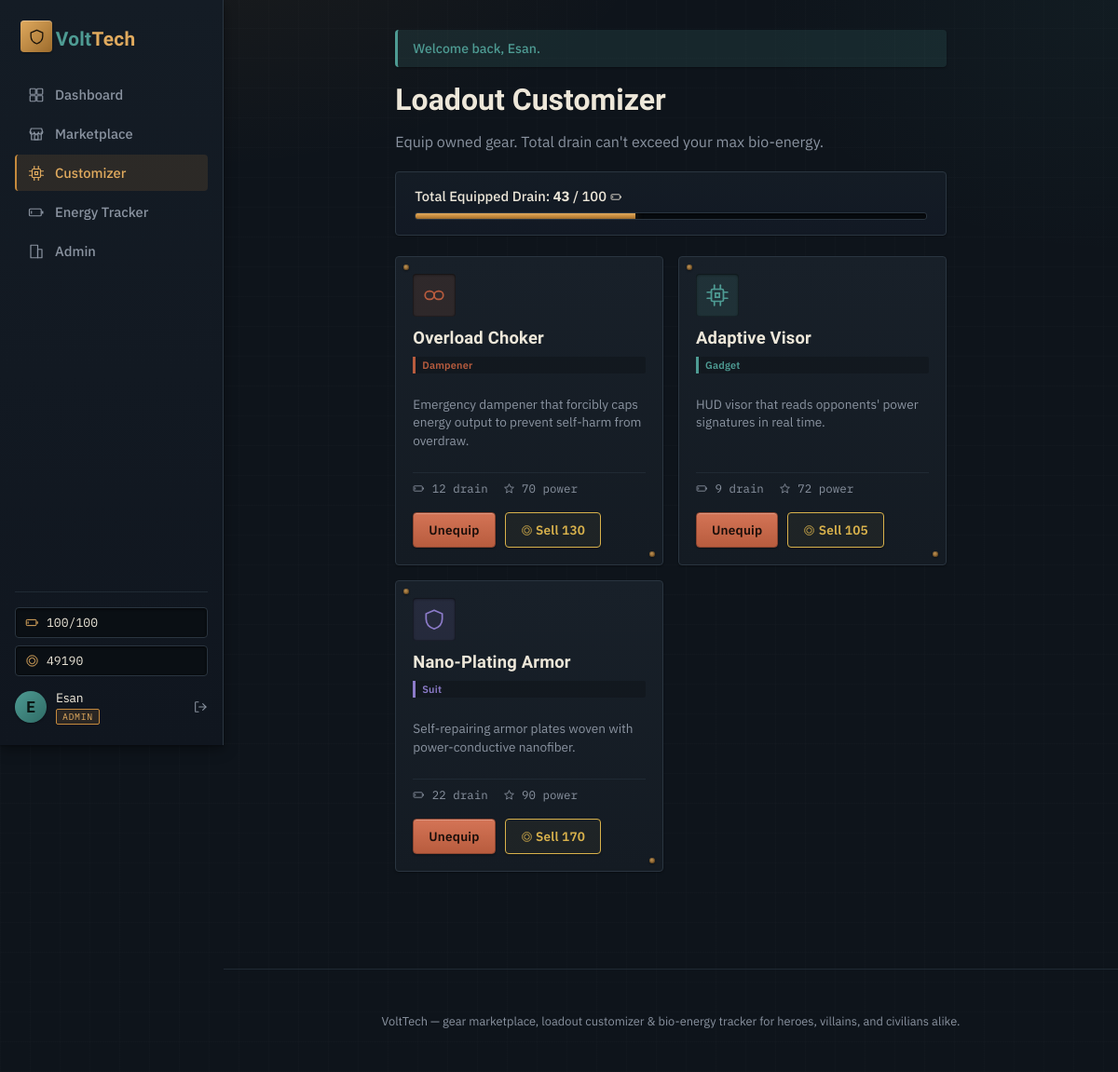
Screenshot of /customizer.php (signed in) with the database file from the repository.
### tables this page shows
CREATE TABLE users (
            id INTEGER PRIMARY KEY AUTOINCREMENT,
            username TEXT UNIQUE NOT NULL,
            password_hash TEXT NOT NULL,
            role TEXT NOT NULL DEFAULT 'hero',
            credits INTEGER NOT NULL DEFAULT 500,
            max_energy INTEGER NOT NULL DEFAULT 100,
            current_energy INTEGER NOT NULL DEFAULT 100,
            created_at TEXT NOT NULL DEFAULT CURRENT_TIMESTAMP
        , api_token TEXT);

CREATE TABLE inventory (
            id INTEGER PRIMARY KEY AUTOINCREMENT,
            user_id INTEGER NOT NULL,
            gear_id INTEGER NOT NULL,
            equipped INTEGER NOT NULL DEFAULT 0,
            acquired_at TEXT NOT NULL DEFAULT CURRENT_TIMESTAMP,
            FOREIGN KEY (user_id) REFERENCES users(id) ON DELETE CASCADE,
            FOREIGN KEY (gear_id) REFERENCES gear(id) ON DELETE CASCADE
        );

CREATE TABLE gear (
            id INTEGER PRIMARY KEY AUTOINCREMENT,
            name TEXT NOT NULL,
            category TEXT NOT NULL,      -- suit | dampener | gadget
            description TEXT NOT NULL,
            price INTEGER NOT NULL,
            energy_cost INTEGER NOT NULL, -- energy drained per equip
            power_rating INTEGER NOT NULL, -- 1-100 flavor stat
            icon TEXT NOT NULL DEFAULT ''
        );

### customizer.php (the view, shortened to what this page needs)
<?php
require_once __DIR__ . '/includes/auth.php';
$db = getDB();
$user = currentUser();
$stmt = $db->prepare("
    SELECT i.id AS inventory_id, i.equipped, g.*
    FROM inventory i
    JOIN gear g ON g.id = i.gear_id
    WHERE i.user_id = ?
    ORDER BY g.category, g.name
");
$stmt->execute([$user['id']]);
$owned = $stmt->fetchAll();
$equippedDrain = array_sum(array_map(fn($g) => $g['equipped'] ? (int)$g['energy_cost'] : 0, $owned));
require __DIR__ . '/includes/header.php';
?>
<div class="page-head">
    <h1>Loadout Customizer</h1>
    <p class="muted">Equip owned gear. Total drain can't exceed your max bio-energy.</p>
</div>
<div class="customizer-summary" id="drainSummary"
     data-max="<?= (int)$user['max_energy'] ?>"
     data-current="<?= (int)$equippedDrain ?>">
    <div>Total Equipped Drain: <strong id="drainValue"><?= (int)$equippedDrain ?></strong> / <?= (int)$user['max_energy'] ?> <?= icon('icon-battery', 'icon icon-xs') ?></div>
    <div class="bar"><div class="bar-fill" id="drainBar" style="width: <?= min(100, round($equippedDrain / max(1,$user['max_energy']) * 100)) ?>%"></div></div>
</div>
<?php if (empty($owned)): ?>
    <p class="muted">You don't own any gear yet. Visit the <a href="marketplace.php">Marketplace</a> to buy some.</p>
<?php else: ?>
<div class="grid" id="loadoutGrid">
    <?php foreach ($owned as $g): ?>
    <div class="card gear-card" data-inventory-id="<?= (int)$g['inventory_id'] ?>" data-cost="<?= (int)$g['energy_cost'] ?>">
        <div class="card-icon card-icon-<?= h($g['category']) ?>"><?= icon(categoryIcon($g['category']), 'icon icon-lg') ?></div>
        <h3><?= h($g['name']) ?></h3>
        <span class="tag tag-<?= h($g['category']) ?>"><?= h($g['category']) ?></span>
        <p class="card-desc"><?= h($g['description']) ?></p>
        <div class="card-stats">
            <span><?= icon('icon-battery', 'icon icon-xs') ?> <?= (int)$g['energy_cost'] ?> drain</span>
            <span><?= icon('icon-star', 'icon icon-xs') ?> <?= (int)$g['power_rating'] ?> power</span>
        </div>
        <div class="card-footer sell-footer">
            <button class="btn toggle-equip <?= $g['equipped'] ? 'btn-danger' : 'btn-primary' ?>"
                    data-equipped="<?= (int)$g['equipped'] ?>">
                <?= $g['equipped'] ? 'Unequip' : 'Equip' ?>
            </button>
            <form method="post" class="sell-form" onsubmit="return confirm('Sell <?= h(addslashes($g['name'])) ?> for <?= (int)round($g['price'] * SELL_RATE) ?> credits?');">
                <button type="submit" class="btn btn-sell" title="Sell for <?= (int)round($g['price'] * SELL_RATE) ?> credits">
                    <?= icon('icon-coin', 'icon icon-xs') ?> Sell <?= (int)round($g['price'] * SELL_RATE) ?>
                </button>
            </form>
        </div>
    </div>
    <?php endforeach; ?>
</div>
<?php endif; ?>
<?php require __DIR__ . '/includes/footer.php'; ?>

### includes/header.php (shortened to what this page needs)
<?php
$user = $user ?? currentUser();
$currentPage = basename($_SERVER['PHP_SELF']);
$navItems = [
    'index.php'        => ['label' => 'Dashboard',      'icon' => 'icon-grid'],
    'marketplace.php'   => ['label' => 'Marketplace',    'icon' => 'icon-store'],
    'customizer.php'    => ['label' => 'Customizer',     'icon' => 'icon-cpu'],
    'tracker.php'       => ['label' => 'Energy Tracker', 'icon' => 'icon-battery'],
];
?>
<!DOCTYPE html>
<html lang="en">
<head>
<link rel="stylesheet" href="css/style.css">
</head>
<body>
<div class="app-shell">
    <?php if ($user): ?>
    <aside class="sidebar">
        <a href="index.php" class="brand">
            <span class="brand-mark"><?= icon('icon-shield', 'icon') ?></span>
            <span class="brand-word">Volt<b>Tech</b></span>
        </a>
        <nav class="side-nav">
            <?php foreach ($navItems as $href => $item): ?>
            <a href="<?= $href ?>" class="<?= $currentPage === $href ? 'active' : '' ?>">
                <?= icon($item['icon'], 'icon') ?><span><?= $item['label'] ?></span>
            </a>
            <?php endforeach; ?>
            <?php if ($user['role'] === 'admin'): ?>
            <a href="admin.php" class="<?= $currentPage === 'admin.php' ? 'active' : '' ?>">
                <?= icon('icon-building', 'icon') ?><span>Admin</span>
            </a>
            <?php endif; ?>
        </nav>
        <div class="side-foot">
            <div class="side-stats">
                <div class="side-stat" title="Bio-Energy">
                    <?= icon('icon-battery', 'icon icon-sm') ?>
                    <span><?= (int)$user['current_energy'] ?>/<?= (int)$user['max_energy'] ?></span>
                </div>
                <div class="side-stat" title="Credits">
                    <?= icon('icon-coin', 'icon icon-sm') ?>
                    <span><?= (int)$user['credits'] ?></span>
                </div>
            </div>
            <div class="side-account">
                <div class="avatar"><?= h(strtoupper(substr($user['username'], 0, 1))) ?></div>
                <div class="side-account-text">
                    <span class="username"><?= h($user['username']) ?></span>
                    <span class="role-tag role-<?= h($user['role']) ?>"><?= h(ucfirst($user['role'])) ?></span>
                </div>
                <a href="logout.php" class="logout-link" title="Log out"><?= icon('icon-logout', 'icon icon-sm') ?></a>
            </div>
        </div>
    </aside>
    <?php endif; ?>
    <div class="main-column">
        <main class="page">
        <?php foreach (getFlashes() as $f): ?>
            <div class="flash flash-<?= h($f['type']) ?>"><?= h($f['msg']) ?></div>
        <?php endforeach; ?>

### includes/auth.php (shortened to what this page needs)
<?php
function currentUser(): ?array {
    $db = getDB();
    $stmt = $db->prepare("SELECT * FROM users WHERE id = ?");
    $stmt->execute([$_SESSION['user_id']]);
    $user = $stmt->fetch();
    return $user ?: null;
}
function getFlashes(): array {
    $flashes = $_SESSION['flash'] ?? [];
    return $flashes;
}
function h(string $s): string {
    return htmlspecialchars($s, ENT_QUOTES, 'UTF-8');
}
function categoryIcon(string $category): string {
    return match ($category) {
        'suit'     => 'icon-shield',
        'dampener' => 'icon-link',
        'gadget'   => 'icon-cpu',
        default    => 'icon-cpu',
    };
}
function icon(string $name, string $class = 'icon'): string {
    return '<svg class="' . h($class) . '" aria-hidden="true"><use href="#' . h($name) . '"/></svg>';
}

### rows the page displays
users: current_energy "100", max_energy "100", credits "49190", username "E", username "Esan", role "ADMIN"
inventory: gear.name "Overload Choker", gear.category "Dampener", gear.description "Emergency dampener that forcibly caps energy output to prevent self-harm from overdraw.", gear.energy_cost "12", gear.power_rating "70", equipped "Unequip", $g['price']*SELL_RATE "130"
inventory: gear.name "Adaptive Visor", gear.category "Gadget", gear.description "HUD visor that reads opponents' power signatures in real time.", gear.energy_cost "9", gear.power_rating "72", equipped "Unequip", $g['price']*SELL_RATE "105"
inventory: gear.name "Nano-Plating Armor", gear.category "Suit", gear.description "Self-repairing armor plates woven with power-conductive nanofiber.", gear.energy_cost "22", gear.power_rating "90", equipped "Unequip", $g['price']*SELL_RATE "170"

### other values shown
$item['label'] "Dashboard"
$item['label'] "Marketplace"
$item['label'] "Customizer"
$item['label'] "Energy Tracker"
$f['msg'] "Welcome back, Esan."
$equippedDrain "43"
